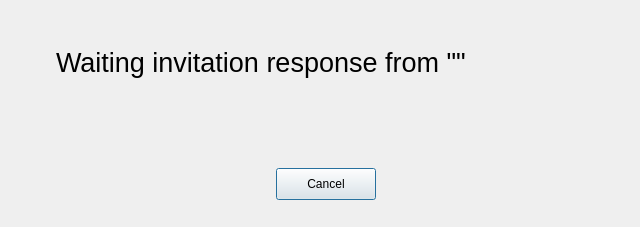
<?xml version="1.0" encoding="UTF-8"?>
<ui version="4.0">
 <class>WaitingInvitationResponseDialog</class>
 <widget class="QDialog" name="WaitingInvitationResponseDialog">
  <property name="geometry">
   <rect>
    <x>0</x>
    <y>0</y>
    <width>640</width>
    <height>227</height>
   </rect>
  </property>
  <property name="windowTitle">
   <string>Dialog</string>
  </property>
  <widget class="QPushButton" name="m_cancelBtn">
   <property name="geometry">
    <rect>
     <x>276</x>
     <y>168</y>
     <width>100</width>
     <height>32</height>
    </rect>
   </property>
   <property name="text">
    <string>Cancel</string>
   </property>
  </widget>
  <widget class="QLabel" name="m_label">
   <property name="geometry">
    <rect>
     <x>56</x>
     <y>44</y>
     <width>497</width>
     <height>37</height>
    </rect>
   </property>
   <property name="font">
    <font>
     <pointsize>20</pointsize>
    </font>
   </property>
   <property name="text">
    <string>Waiting invitation response from &quot;&quot;</string>
   </property>
  </widget>
 </widget>
 <resources/>
 <connections/>
</ui>
